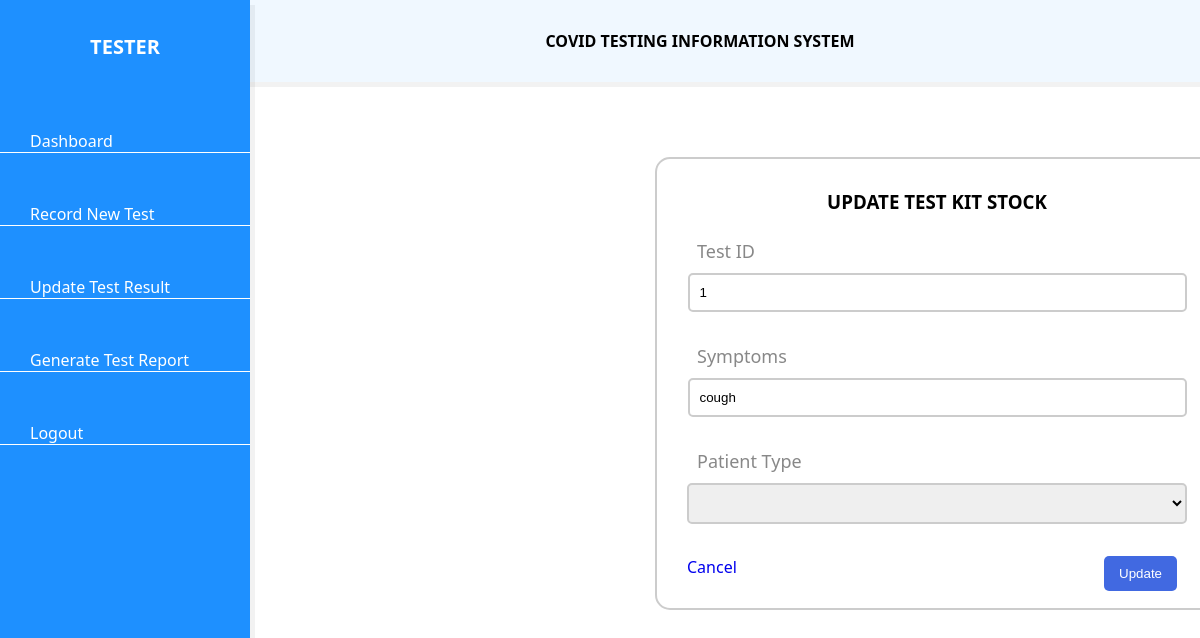
Before: /UpdateRecordNewTestForm.php?id=1 (signed in) with the older database file.
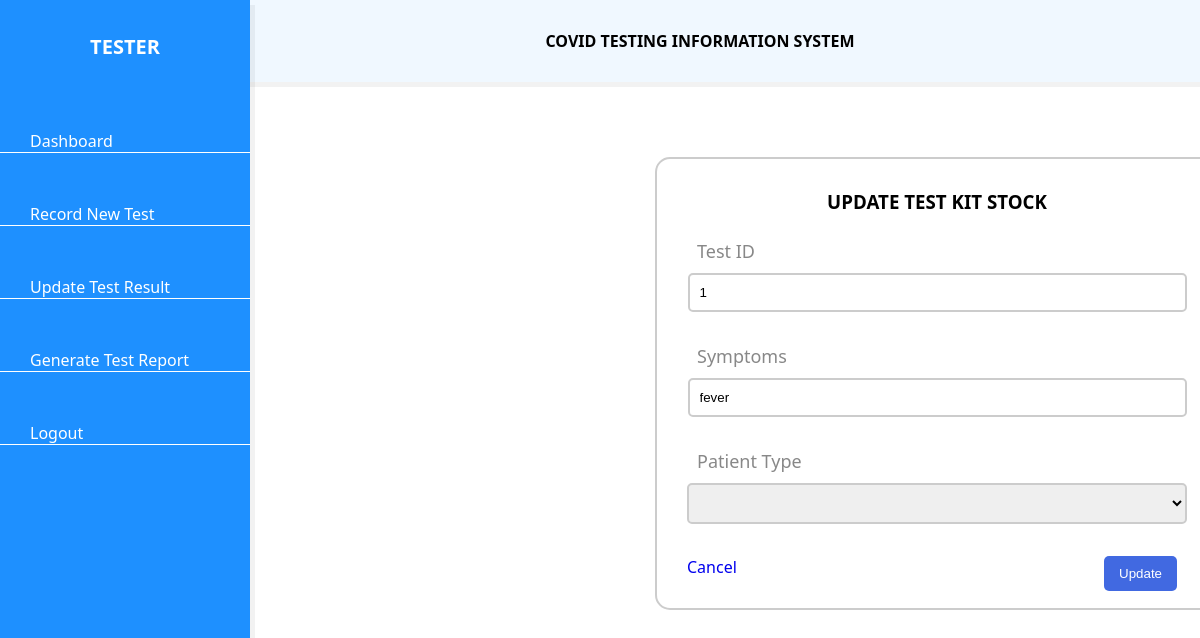
After: the same page with the newer database file.
### tables this page shows
CREATE TABLE `covidtest` (
  `testID` int(255) NOT NULL,
  `kitID` int(255) NOT NULL,
  `username` varchar(255) NOT NULL,
  `password` varchar(255) NOT NULL,
  `name` varchar(255) NOT NULL,
  `symptoms` varchar(255) NOT NULL,
  `patientType` varchar(255) NOT NULL,
  `status` varchar(255) NOT NULL,
  `testDate` timestamp NOT NULL DEFAULT current_timestamp()
);

### UpdateRecordNewTestForm.php (the view, shortened to what this page needs)
<!DOCTYPE html>
<html>
<head>
	<link rel="stylesheet" type="text/css" href="dashboardcss/style.css">
</head>
<body>
	<div class="sidebar">
      <h2>Tester</h2>
      <ul class="nav">
      <li>
          <a href="dashboardTester.php">
            <span>Dashboard</span>
          </a>
        </li>
		<li>
          <a href="RecordNewTestForm.php">
            <span>Record New Test</span>
          </a>
        </li>
        <li>
          <a href="#">
            <span>Update Test Result</span>
          </a>
        </li>
        <li>
          <a href="#">
            <span>Generate Test Report</span>
          </a>
        </li>
        <li>
          <a href="Logout.php">
            <span>Logout</span>
          </a>
        </li>
      </ul>
    </div>
	<div class="main">
      <b>COVID TESTING INFORMATION SYSTEM</b>
    </div>
	<?php
	include "db_conn.php";
	$sql = mysqli_query($conn, "SELECT * FROM covidtest WHERE testID='$_GET[id]'");
	$data = mysqli_fetch_array($sql);
	?>
    <form action="" method="post">
     	<h3>UPDATE TEST KIT STOCK</h3>
    <label>Test ID</label>
		<input type="text" name="testID" placeholder="TestID" value="<?php echo $data['testID']; ?>"><br>
		<label>Symptoms</label>
		<input type="text" name="symptoms" placeholder="Symptoms" value="<?php echo $data['symptoms']; ?>"><br>
    <label>Patient Type</label><br>
		<select name="patientType">
      <option value ="<?php echo $data['patientType']; ?>"></option>
			<option value= "returnee"  > Returnee </option>
		</select><br>
     	<button type="submit" name="update">Update</button>
		<a href="PatientData.php">Cancel</a>
    </form>
</body>
</html>

Changed rows visible on the page:
changed covidtest id 1: symptoms "cough" → "fever"
